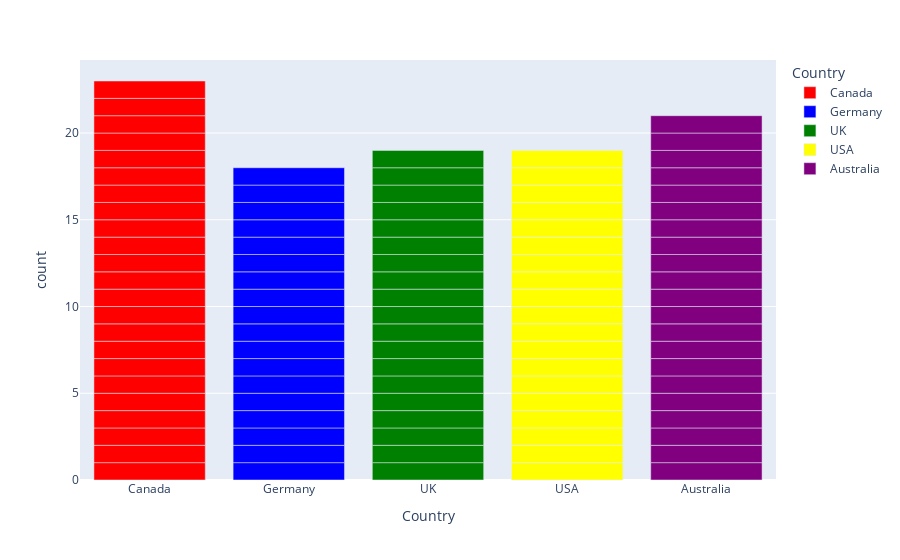

Notebook cell for this chart:
### Code cell
px.bar(df,x='Country',color='Country',color_discrete_sequence=['red','blue','green','yellow','purple'])

### Figure 1 — Plotly figure (JSON) as saved in the notebook; plotly's stock layout.template omitted (floating-point values rounded to 4 significant figures)
{"data": [{"alignmentgroup": "True", "hovertemplate": "Country=%{x}<br>count=%{y}<extra></extra>", "legendgroup": "Canada", "marker": {"color": "red", "pattern": {"shape": ""}}, "name": "Canada", "offsetgroup": "Canada", "orientation": "v", "showlegend": true, "textposition": "auto", "type": "bar", "x": ["Canada", "Canada", "Canada", "Canada", "Canada", "Canada", "Canada", "Canada", "Canada", "Canada", "Canada", "Canada", "Canada", "Canada", "Canada", "Canada", "Canada", "Canada", "Canada", "Canada", "Canada", "Canada", "Canada"], "xaxis": "x", "y": [1, 1, 1, 1, 1, 1, 1, 1, 1, 1, 1, 1, 1, 1, 1, 1, 1, 1, 1, 1, 1, 1, 1], "yaxis": "y"}, {"alignmentgroup": "True", "hovertemplate": "Country=%{x}<br>count=%{y}<extra></extra>", "legendgroup": "Germany", "marker": {"color": "blue", "pattern": {"shape": ""}}, "name": "Germany", "offsetgroup": "Germany", "orientation": "v", "showlegend": true, "textposition": "auto", "type": "bar", "x": ["Germany", "Germany", "Germany", "Germany", "Germany", "Germany", "Germany", "Germany", "Germany", "Germany", "Germany", "Germany", "Germany", "Germany", "Germany", "Germany", "Germany", "Germany"], "xaxis": "x", "y": [1, 1, 1, 1, 1, 1, 1, 1, 1, 1, 1, 1, 1, 1, 1, 1, 1, 1], "yaxis": "y"}, {"alignmentgroup": "True", "hovertemplate": "Country=%{x}<br>count=%{y}<extra></extra>", "legendgroup": "UK", "marker": {"color": "green", "pattern": {"shape": ""}}, "name": "UK", "offsetgroup": "UK", "orientation": "v", "showlegend": true, "textposition": "auto", "type": "bar", "x": ["UK", "UK", "UK", "UK", "UK", "UK", "UK", "UK", "UK", "UK", "UK", "UK", "UK", "UK", "UK", "UK", "UK", "UK", "UK"], "xaxis": "x", "y": [1, 1, 1, 1, 1, 1, 1, 1, 1, 1, 1, 1, 1, 1, 1, 1, 1, 1, 1], "yaxis": "y"}, {"alignmentgroup": "True", "hovertemplate": "Country=%{x}<br>count=%{y}<extra></extra>", "legendgroup": "USA", "marker": {"color": "yellow", "pattern": {"shape": ""}}, "name": "USA", "offsetgroup": "USA", "orientation": "v", "showlegend": true, "textposition": "auto", "type": "bar", "x": ["USA", "USA", "USA", "USA", "USA", "USA", "USA", "USA", "USA", "USA", "USA", "USA", "USA", "USA", "USA", "USA", "USA", "USA", "USA"], "xaxis": "x", "y": [1, 1, 1, 1, 1, 1, 1, 1, 1, 1, 1, 1, 1, 1, 1, 1, 1, 1, 1], "yaxis": "y"}, {"alignmentgroup": "True", "hovertemplate": "Country=%{x}<br>count=%{y}<extra></extra>", "legendgroup": "Australia", "marker": {"color": "purple", "pattern": {"shape": ""}}, "name": "Australia", "offsetgroup": "Australia", "orientation": "v", "showlegend": true, "textposition": "auto", "type": "bar", "x": ["Australia", "Australia", "Australia", "Australia", "Australia", "Australia", "Australia", "Australia", "Australia", "Australia", "Australia", "Australia", "Australia", "Australia", "Australia", "Australia", "Australia", "Australia", "Australia", "Australia", "Australia"], "xaxis": "x", "y": [1, 1, 1, 1, 1, 1, 1, 1, 1, 1, 1, 1, 1, 1, 1, 1, 1, 1, 1, 1, 1], "yaxis": "y"}], "layout": {"autosize": true, "barmode": "relative", "legend": {"title": {"text": "Country"}, "tracegroupgap": 0}, "margin": {"t": 60}, "xaxis": {"anchor": "y", "autorange": true, "categoryarray": ["Canada", "Germany", "UK", "USA", "Australia"], "categoryorder": "array", "domain": [0, 1], "range": [-0.5, 4.5], "title": {"text": "Country"}, "type": "category"}, "yaxis": {"anchor": "x", "autorange": true, "domain": [0, 1], "range": [0, 24.21], "title": {"text": "count"}, "type": "linear"}}}
